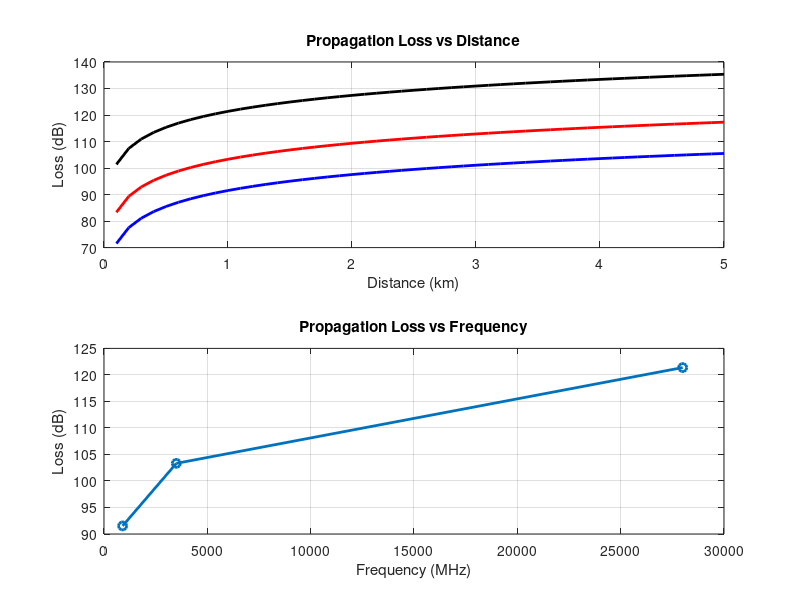

Recreate this plot in MATLAB.
clc; clear; close all;
d = 0.1:0.1:5; % Distance (km)
f = [900 3500 28000]; % Frequency (MHz)
PL1 = 32.44 + 20*log10(f(1)) + 20*log10(d);
PL2 = 32.44 + 20*log10(f(2)) + 20*log10(d);
PL3 = 32.44 + 20*log10(f(3)) + 20*log10(d);
figure
% -------- Graph 1 --------
subplot(2,1,1)

plot(d,PL1,'b','LineWidth',2); hold on
plot(d,PL2,'r','LineWidth',2)
plot(d,PL3,'k','LineWidth',2)
title('Propagation Loss vs Distance')
xlabel('Distance (km)')
ylabel('Loss (dB)')
grid on
% -------- Graph 2 (NO legend used to avoid error) --------
subplot(2,1,2)
Freq = [900 3500 28000];
Loss = [PL1(10) PL2(10) PL3(10)];
plot(Freq,Loss,'-o','LineWidth',2)
title('Propagation Loss vs Frequency')
xlabel('Frequency (MHz)')
ylabel('Loss (dB)')
grid on
